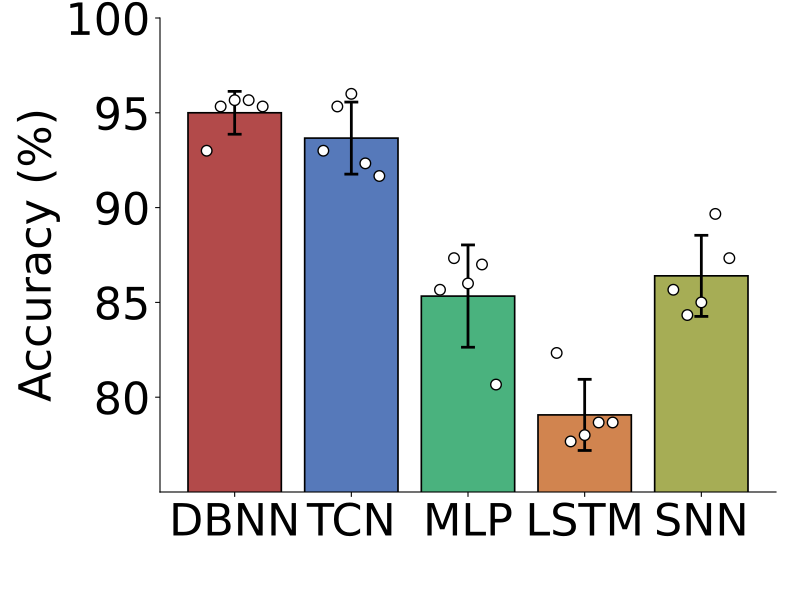

Recreate this plot in Python.
import csv
import os
from pathlib import Path
import matplotlib
matplotlib.use("Agg")
import matplotlib.pyplot as plt

import numpy as np
import torch
from torch import nn
import torch.nn.functional as F


class FixedBilinear(nn.Module):
    def __init__(self):
        super().__init__()
        self.weight = nn.Parameter(torch.empty(1, 500, 500), requires_grad=False)
        self.register_buffer("bias", torch.empty(1))


class FixedCore(nn.Module):
    def __init__(self, variant, dt):
        super().__init__()
        if variant != "dbnn":
            raise ValueError(variant)
        self.dt = float(dt)
        for name in ("tau_rise", "tau_decay", "omega"):
            self.register_parameter(name, nn.Parameter(torch.empty(500), requires_grad=False))
        for name in ("v_th", "reset_amp", "tau_reset"):
            self.register_parameter(name, nn.Parameter(torch.empty(()), requires_grad=False))
        self.bilinear = FixedBilinear()

    def forward(self, inputs):
        steps = inputs.shape[-1]
        lag = (torch.arange(steps, dtype=inputs.dtype, device=inputs.device) * self.dt - 0.5).clamp_min(0)
        kernels = self.omega[:, None] * (1.0 - torch.exp(-lag / self.tau_rise[:, None])) * torch.exp(-lag / self.tau_decay[:, None])
        size = 1 << (2 * steps - 2).bit_length()
        filtered = torch.fft.irfft(torch.fft.rfft(inputs, n=size, dim=-1) * torch.fft.rfft(kernels, n=size, dim=-1)[None], n=size, dim=-1)[..., :steps].transpose(1, 2)
        drive = filtered.sum(dim=-1) + self.bilinear.bias
        weight = self.bilinear.weight[0].to(filtered.dtype)
        weight = weight - torch.diag_embed(weight.diagonal())
        drive = drive + torch.einsum("bti,ij,btj->bt", filtered, weight, filtered)
        if bool(torch.all(drive < self.v_th)):
            return drive
        alpha = torch.exp(-torch.tensor(self.dt, dtype=drive.dtype, device=drive.device) / self.tau_reset.abs().clamp_min(1e-4))
        reset = torch.zeros(inputs.shape[0], device=inputs.device, dtype=inputs.dtype)
        values = []
        for step in range(steps):
            voltage = drive[:, step] + reset
            spike = (voltage >= self.v_th).to(voltage.dtype)
            reset = alpha * reset - self.reset_amp.abs() * spike
            values.append(voltage)
        return torch.stack(values, dim=-1)

class LocalEncoder(nn.Module):
    def __init__(self, dataset):
        super().__init__()
        self.dataset = dataset
        self.feature_maps = 8
        self.convolutions = nn.Sequential(nn.Conv2d(2, 96, 3, padding=1, groups=2), nn.GELU(), nn.Conv2d(96, 128, 3, padding=1, groups=2), nn.GELU(), nn.Conv2d(128, 16, 1, groups=2))
        self.node_mix_logits = nn.Parameter(torch.empty(2, 250, 8))
        self.log_input_gain = nn.Parameter(torch.empty(2))
        self.register_buffer("synapse_to_node", torch.empty(500, dtype=torch.int64))

    def forward(self, inputs):
        batch, steps = inputs.shape[:2]
        if self.dataset == "gait_recognition":
            frames = inputs.float().reshape(batch * steps, 1, 48, 30) / 255.0
            frames = F.adaptive_avg_pool2d(frames, (16, 16)).repeat(1, 2, 1, 1)
        else:
            frames = inputs.float().reshape(batch * steps, 2, 7, 7)[:, [1, 0]]
        frames = torch.sigmoid(self.convolutions(frames))
        if frames.shape[-2:] != (16, 16):
            frames = F.interpolate(frames, size=(16, 16), mode="bilinear", align_corners=False)
        frames = frames.reshape(batch * steps, 2, self.feature_maps, 256)[..., :250]
        weights = self.node_mix_logits.softmax(dim=-1)
        nodes = torch.einsum("bpkm,pmk->bpm", frames, weights)
        gains = self.log_input_gain.exp().clamp(1e-7, 0.2)
        nodes = (nodes * gains[None, :, None]).reshape(batch, steps, 500)
        return nodes[:, :, self.synapse_to_node].transpose(1, 2)


class LocalDBNN(nn.Module):
    def __init__(self, dataset, variant="dbnn"):
        super().__init__()
        self.dataset = dataset
        self.phases = 20 if dataset == "gait_recognition" else 49
        self.front = LocalEncoder(dataset)
        dt = 2.0 if dataset == "gait_recognition" else 1.0 if dataset == "dvs_gesture" else 10.0
        self.core = FixedCore(variant, dt)
        output_steps = 1000 if dataset == "gait_recognition" else 980
        classes = 11 if dataset == "dvs_gesture" else 10
        self.classifier = nn.Linear(output_steps, classes)
        self.logit_gain = nn.Parameter(torch.empty(()))

    def features_before_classifier(self, inputs):
        encoded = self.front(inputs)
        node_phase = torch.div(torch.arange(250, device=encoded.device) * self.phases, 250, rounding_mode="floor").repeat(2)
        synapse_phase = node_phase[self.front.synapse_to_node]
        phase_mask = F.one_hot(synapse_phase, num_classes=self.phases).to(encoded.dtype)
        encoded = (encoded.unsqueeze(-1) * phase_mask[None, :, None, :]).reshape(encoded.shape[0], 500, -1)
        if encoded.shape[-1] != self.classifier.in_features:
            encoded = F.interpolate(encoded, size=self.classifier.in_features, mode="linear", align_corners=False)
        trace = self.core(encoded)
        return (trace - self.core.bilinear.bias) / 0.3

    def forward(self, inputs):
        return self.classifier(self.features_before_classifier(inputs)) * self.logit_gain


class TemporalTCN(nn.Module):
    def __init__(self, features, classes, width):
        super().__init__()
        self.net = nn.Sequential(nn.Conv1d(features, width, 3, padding=1), nn.GELU(), nn.Dropout(0.1), nn.Conv1d(width, width, 3, padding=2, dilation=2), nn.GELU(), nn.Dropout(0.1))
        self.classifier = nn.Linear(width, classes)

    def features_before_classifier(self, inputs):
        return self.net(inputs.transpose(1, 2)).mean(dim=2)

    def forward(self, inputs):
        return self.classifier(self.features_before_classifier(inputs))


class TemporalMLP(nn.Module):
    def __init__(self, features, steps, classes, width):
        super().__init__()
        self.net = nn.Sequential(nn.Flatten(), nn.Linear(features * steps, width), nn.GELU(), nn.Dropout(0.1), nn.Linear(width, classes))

    def features_before_classifier(self, inputs):
        return self.net[:4](inputs)

    def forward(self, inputs):
        return self.net(inputs)


class TemporalLSTM(nn.Module):
    def __init__(self, features, classes, projection, hidden):
        super().__init__()
        self.input_projection = nn.Linear(features, projection)
        self.lstm = nn.LSTM(projection, hidden, batch_first=True)
        self.dropout = nn.Dropout(0.1)
        self.classifier = nn.Linear(hidden, classes)

    def features_before_classifier(self, inputs):
        _, (hidden, _) = self.lstm(self.input_projection(inputs))
        return self.dropout(hidden[-1])

    def forward(self, inputs):
        return self.classifier(self.features_before_classifier(inputs))


class TemporalSNN(nn.Module):
    def __init__(self, features, classes, hidden):
        super().__init__()
        self.input_gain_raw = nn.Parameter(torch.empty(()))
        self.hidden_layer = nn.Linear(features, hidden)
        self.output_layer = nn.Linear(hidden, classes)

    def simulate(self, inputs):
        hidden = inputs.new_zeros((inputs.shape[0], self.hidden_layer.out_features))
        output = inputs.new_zeros((inputs.shape[0], self.output_layer.out_features))
        logits = torch.zeros_like(output)
        hidden_sum = torch.zeros_like(hidden)
        gain = F.softplus(self.input_gain_raw)
        for step in range(inputs.shape[1]):
            hidden = 0.2 * hidden + self.hidden_layer(gain * inputs[:, step])
            hidden_spikes = (hidden >= 1.0).to(hidden.dtype)
            hidden = hidden - hidden_spikes
            output = 0.2 * output + self.output_layer(hidden_spikes)
            output_spikes = (output >= 1.0).to(output.dtype)
            output = output - output_spikes
            logits = logits + output
            hidden_sum = hidden_sum + hidden_spikes
        return logits / inputs.shape[1], hidden_sum / inputs.shape[1]

    def features_before_classifier(self, inputs):
        return self.simulate(inputs)[1]

    def forward(self, inputs):
        return self.simulate(inputs)[0]


class GaitFramePCA(nn.Module):
    def __init__(self):
        super().__init__()
        self.register_buffer("pixel_mean", torch.empty(1440))
        self.register_buffer("components", torch.empty(18, 1440))
        self.register_buffer("feature_mean", torch.empty(18))
        self.register_buffer("feature_std", torch.empty(18))

    def forward(self, inputs):
        if inputs.ndim != 4 or tuple(inputs.shape[1:]) != (50, 48, 30):
            raise ValueError("Expected 50 gait frames of size 48 by 30")
        device = inputs.device
        frames = inputs.to(device="cpu", dtype=torch.float32).reshape(-1, 1440) / 255.0
        scores = (frames - self.pixel_mean.cpu().float()) @ self.components.cpu().float().t()
        features = (scores - self.feature_mean.cpu().float()) / self.feature_std.cpu().float()
        return features.to(torch.float16).to(device=device, dtype=torch.float32).reshape(-1, 50, 18)


class GaitFrameClassifier(nn.Module):
    def __init__(self, backbone):
        super().__init__()
        self.preprocess = GaitFramePCA()
        self.backbone = backbone

    def features_before_classifier(self, inputs):
        features = self.preprocess(inputs).to(dtype=next(self.backbone.parameters()).dtype)
        return self.backbone.features_before_classifier(features)

    def forward(self, inputs):
        features = self.preprocess(inputs).to(dtype=next(self.backbone.parameters()).dtype)
        return self.backbone(features)


def make_model(dataset, name, variant="dbnn"):
    gait = dataset == "gait_recognition"
    features = 18 if gait else 98
    steps = 50 if gait else 20
    classes = 11 if dataset == "dvs_gesture" else 10
    if name == "dbnn":
        return LocalDBNN(dataset, variant)
    if name == "tcn":
        model = TemporalTCN(features, classes, 64 if gait else 24)
    elif name == "mlp":
        model = TemporalMLP(features, steps, classes, 80 if gait else 5)
    elif name == "lstm":
        model = TemporalLSTM(features, classes, 64 if gait else 54, 64 if gait else 13)
    elif name == "snn":
        model = TemporalSNN(features, classes, 400 if gait else 83)
    else:
        raise ValueError(name)
    return GaitFrameClassifier(model) if gait else model


SCRIPT_DIR = Path(__file__).resolve().parent
ROOT = Path(__file__).resolve().parents[3]
DATA_DIR = ROOT / "nc_final_data/Figure6/Figure6_b2"
SOURCE_DIR = ROOT / "nc_final_source_data/Figure6/Figure6_b2"
DATASET = "gait_recognition"
NAMES = ("dbnn", "tcn", "mlp", "lstm", "snn")
COLORS = ("#B24A4A", "#5679BA", "#4AB27E", "#D1844F", "#A6AD55")




def write_table(path, columns, runs, means, stds):
    values = np.asarray(runs)
    if values.ndim != 2 or values.shape[0] != len(columns) or len(means) != len(columns) or len(stds) != len(columns):
        raise ValueError("Unexpected source table shape")
    path.parent.mkdir(parents=True, exist_ok=True)
    temporary = path.with_name(f".{path.name}.{os.getpid()}.tmp")
    try:
        with temporary.open("w", encoding="utf-8", newline="") as stream:
            writer = csv.writer(stream)
            writer.writerow(["run", *columns])
            for index in range(values.shape[1]):
                writer.writerow([f"run_{index + 1}", *values[:, index]])
            writer.writerow(["mean", *means])
            writer.writerow(["std", *stds])
        os.replace(temporary, path)
    finally:
        if temporary.exists():
            temporary.unlink()


def main():
    torch.set_num_threads(4)
    torch.backends.cuda.matmul.allow_tf32 = False
    torch.backends.cudnn.allow_tf32 = False
    device = torch.device("cuda" if torch.cuda.is_available() else "cpu")
    inputs = torch.from_numpy(np.load(DATA_DIR / "test_frames.npy", allow_pickle=False)).to(device)
    labels = torch.from_numpy(np.load(DATA_DIR / "test_label.npy", allow_pickle=False)).long().to(device)
    accuracy = np.empty((len(NAMES), 5), dtype=np.float64)
    with torch.inference_mode():
        for model_index, name in enumerate(NAMES):
            x = inputs
            for run in range(1, 6):
                checkpoint = torch.load(DATA_DIR / name / f"checkpoint_{run}.pt", map_location="cpu", weights_only=True)
                if set(checkpoint) != {"model_state"}:
                    raise ValueError("Unexpected checkpoint fields")
                model = make_model(DATASET, name).to(device).eval()
                model.load_state_dict(checkpoint["model_state"], strict=True)
                correct = 0
                for start in range(0, len(labels), 32):
                    prediction = model(x[start:start + 32].float()).argmax(dim=1)
                    correct += int((prediction == labels[start:start + 32]).sum())
                accuracy[model_index, run - 1] = correct / len(labels)
                print(name, run, correct, len(labels), flush=True)
    means = accuracy.mean(axis=1) * 100.0
    stds = accuracy.std(axis=1, ddof=1) * 100.0
    columns = [f"{name}_accuracy_percent" for name in NAMES]
    write_table(SOURCE_DIR / f"{SCRIPT_DIR.name}.csv", columns, accuracy * 100.0, means, stds)
    plot_accuracy(accuracy, means, stds)


def plot_accuracy(accuracy, means, stds):
    with plt.rc_context({"font.size": 32, "pdf.fonttype": 42, "ps.fonttype": 42}):
        fig, ax = plt.subplots(figsize=(8, 6))
        ax.bar(np.arange(len(NAMES)), means, width=0.8, color=COLORS, edgecolor="black", linewidth=1.2,
               yerr=stds, error_kw={"elinewidth": 2, "ecolor": "black", "capsize": 5, "capthick": 2})
        offsets = np.linspace(-0.24, 0.24, accuracy.shape[1])
        for index in range(len(NAMES)):
            ax.scatter(index + offsets, accuracy[index] * 100.0, s=58, facecolors="white", edgecolors="black", linewidths=1.0, zorder=5)
        ax.set_xticks(np.arange(len(NAMES)), ["DBNN", "TCN", "MLP", "LSTM", "SNN"])
        ax.set_ylabel("Accuracy (%)")
        ax.set_ylim(min(75.0, 5.0 * np.floor(np.min(means - stds) / 5.0)), 100.0)
        ax.set_yticks([80.0, 85.0, 90.0, 95.0, 100.0])
        lower, upper = ax.get_ylim()
        minimum, maximum = float(np.min(accuracy) * 100.0), float(np.max(accuracy) * 100.0)
        if minimum < lower or maximum > upper:
            lower = min(lower, max(0.0, 5.0 * np.floor((minimum - 0.5) / 5.0)))
            upper = max(upper, min(100.0, 5.0 * np.ceil((maximum + 0.5) / 5.0)))
            ax.set_ylim(lower, upper)
            step = 5.0 if upper - lower <= 25.0 else 10.0
            ax.set_yticks(np.arange(step * np.ceil(lower / step), upper + 0.1 * step, step))
        ax.spines["top"].set_visible(False)
        ax.spines["right"].set_visible(False)
        fig.subplots_adjust(left=0.20, right=0.97, bottom=0.18, top=0.97)
        fig.savefig(SCRIPT_DIR / "Figure6_b2.pdf", format="pdf")
        plt.close(fig)


if __name__ == "__main__":
    main()
